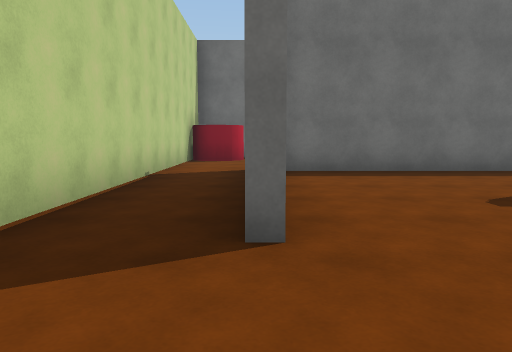
[1] (above)

16 first-person views from a walk through a Unity game level. The camera is 1.3 m above the floor, tilts 6° down and sees 70° across. The floor is counted in squares, 2 m on a side. Each view is taken from the middle of a square. On the plan, view 1 faces up. The plan holds only what a view shows up to about 11 squares ahead; the rest is blank. The place goes on beyond the plan. The player is left out. Some surface patterns are stand-ins.

[2]
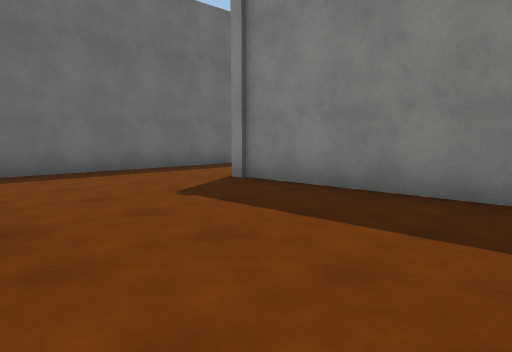

[3]
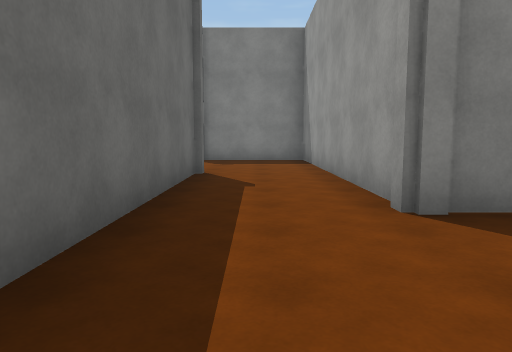

[4]
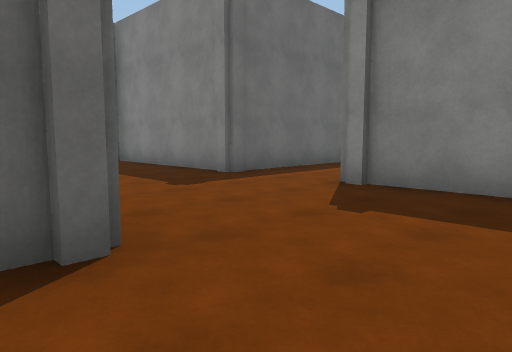

[5]
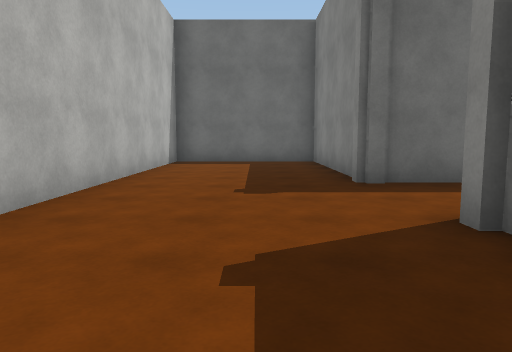

[6]
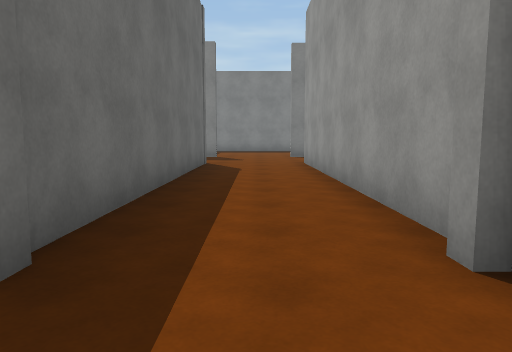

[7]
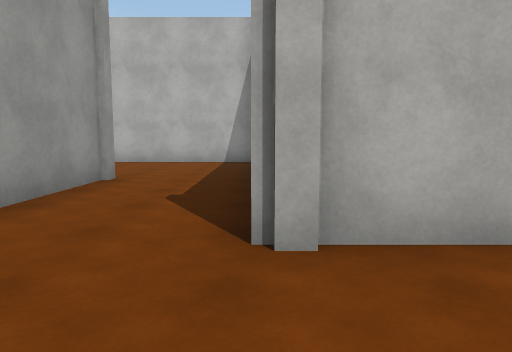

[8]
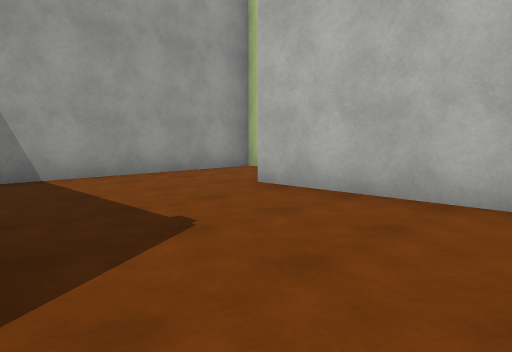

[9]
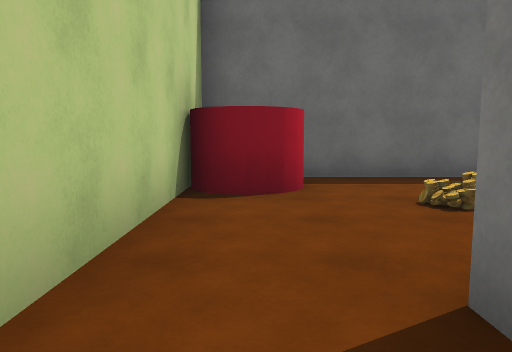

[10]
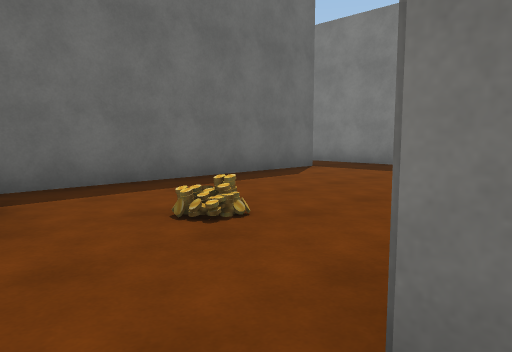

[11]
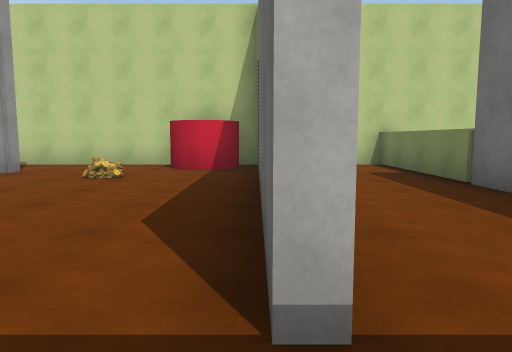

[12]
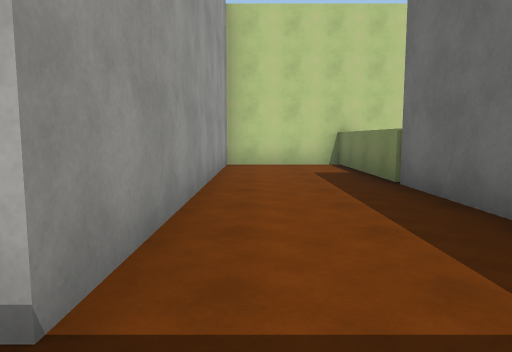

[13]
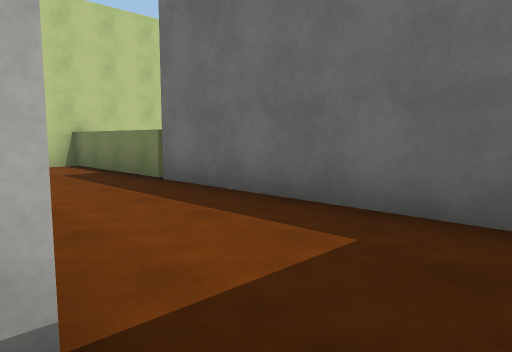

[14]
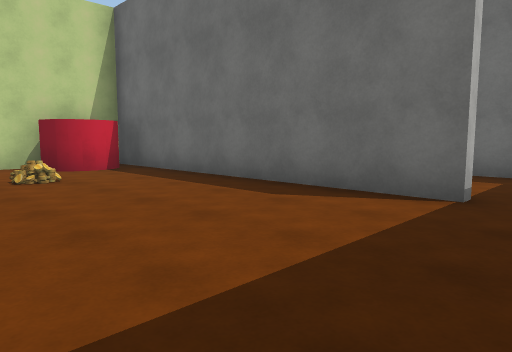

[15]
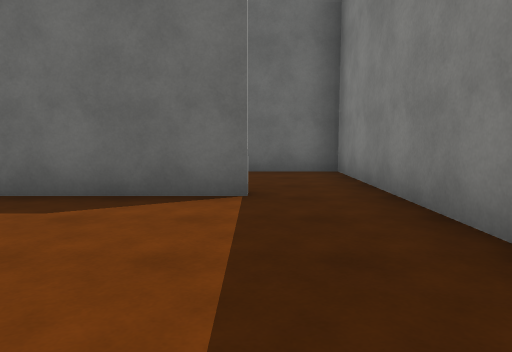

[16]
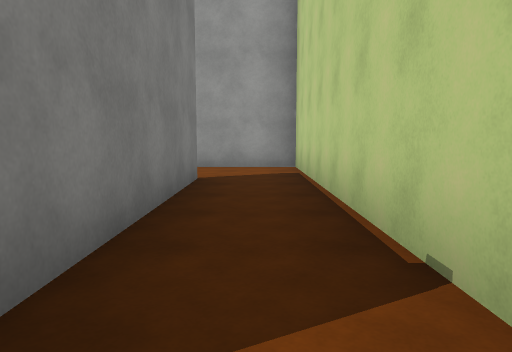

### Floor plan
Points are (right, up) in squares from view 1. A wall is a line through its corners. A room is listed if a view was taken in it or the views show most of it. See-through windows are left out.
Room 1 (views 1, 2, 3, 4, 5, 6, 7, 8, 9, 10)
walls: (4.1, 0.6) (4.1, 4.6) (11.7, 4.6) (11.7, 8); (0.2, 6.9) (0.2, 2.1); (12.2, 7.8) (18.5, 7.8); (-0.2, 2.2) (-0.2, 7.4); (11.7, 10.6) (11.7, 15) (7.8, 15) (7.8, 7.1) (0.5, 7.1); (-1.9, 7.5) (-1.9, -0.1) (3, -0.1); (19.2, 10.3) (11.4, 10.3)
ways out: opening at (-1, 8) to room 3; opening at (18, 9)
Room 2 (views 11, 12, 13)
walls: (7.6, 11.6) (7.6, 15) (-2, 15); (-1.9, 15.5) (-1.9, 12.3) (6, 12.3)
ways out: opening at (6.5, 12) to room 3
Room 3 (views 14, 15, 16)
walls: (-0.2, 7.4) (0.5, 7.4); (6, 12.1) (-1.9, 12.1); (7.6, 10.1) (7.6, 11.6); (-1.9, 11) (-1.9, 7.5)
ways out: opening at (-1, 8) to room 1; opening at (6.5, 12) to room 2

Positions as (right, up) in squares from view 1, and headings:
1: (0, 0), facing up
2: (0, 0), facing up-right
3: (1, 6), facing right
4: (7, 5), facing up-right
5: (10, 5), facing up
6: (10, 9), facing right
7: (10, 7), facing left
8: (4, 6), facing down-left
9: (-1, 6), facing up
10: (-1, 7), facing up-right
11: (7, 12), facing left
12: (7, 13), facing left
13: (7, 12), facing up-left
14: (7, 8), facing up-left
15: (6, 8), facing up
16: (-1, 8), facing down
